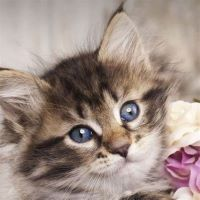
#> input picture images/1.jpg, 200 x 200 px, found by its file name
$ python lab2.py
#> lines starting #> are read from the running program, lines starting #| are printed output that depends on the picture
# 2. 选择一幅图像，分别添加高斯噪声、椒盐噪声，观察对比使用不同大小（3*3及5*5）模板的均值滤波去噪效果；
import cv2
import numpy as np
import matplotlib.pyplot as plt

# 读取图像
image = cv2.imread('images/1.jpg', 0)
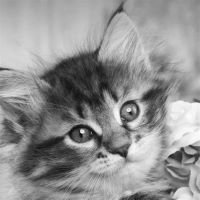
#> image: shape (200, 200); min 7, max 255, mean 146.4

# 添加高斯噪声：出现位置是一定的（每一点上），但噪声的幅值是随机的。
mean = 0
std_dev = 50
gaussian_noise = np.random.normal(mean, std_dev, image.shape)
image_with_gaussian_noise = np.clip(image + gaussian_noise, 0, 255).astype(np.uint8)
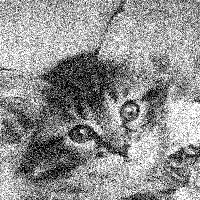
#> image_with_gaussian_noise: shape (200, 200); min 0, max 255, mean 144.9

# 添加椒盐噪声：出现位置是随机的，但噪声的幅值是基本相同的。
salt_vs_pepper_ratio = 0.5
amount = 0.05
salt_vs_pepper_noise = np.random.rand(image.shape[0], image.shape[1])
image_with_salt_pepper_noise = image.copy()
image_with_salt_pepper_noise[salt_vs_pepper_noise < amount] = 0
image_with_salt_pepper_noise[salt_vs_pepper_noise > 1 - amount] = 255
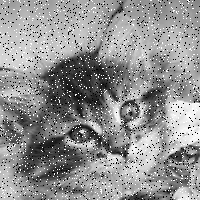
#> image_with_salt_pepper_noise: shape (200, 200); min 0, max 255, mean 144.8

# 均值滤波去噪
image_gaussian_denoised_3x3 = cv2.blur(image_with_gaussian_noise, (3, 3))
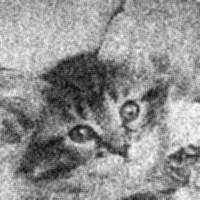
#> image_gaussian_denoised_3x3: shape (200, 200); min 11, max 254, mean 144.9
image_gaussian_denoised_5x5 = cv2.blur(image_with_gaussian_noise, (5, 5))
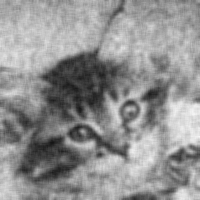
#> image_gaussian_denoised_5x5: shape (200, 200); min 20, max 246, mean 144.9
image_salt_pepper_denoised_3x3 = cv2.blur(image_with_salt_pepper_noise, (3, 3))
image_salt_pepper_denoised_5x5 = cv2.blur(image_with_salt_pepper_noise, (5, 5))
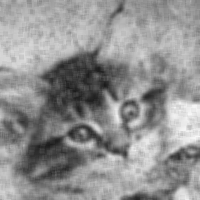
#> image_salt_pepper_denoised_5x5: shape (200, 200); min 26, max 247, mean 144.7

images = [image_with_gaussian_noise , image_gaussian_denoised_3x3, image_gaussian_denoised_5x5,
          image_with_salt_pepper_noise, image_salt_pepper_denoised_3x3, image_salt_pepper_denoised_5x5]
title= ['image_with_gaussian_noise', 'Gaussian Denoised 3x3', 'Gaussian Denoised 5x5',
        'image_with_salt_pepper_noise','Salt & Pepper Denoised 3x3', 'Salt & Pepper Denoised 5x5']
for i in range(0, len(images)):
    plt.subplot(2, 3, i + 1)
    plt.imshow(cv2.cvtColor(images[i], cv2.COLOR_BGR2RGB))
    plt.title(title[i])
#> this loop made 6 passes
plt.show()
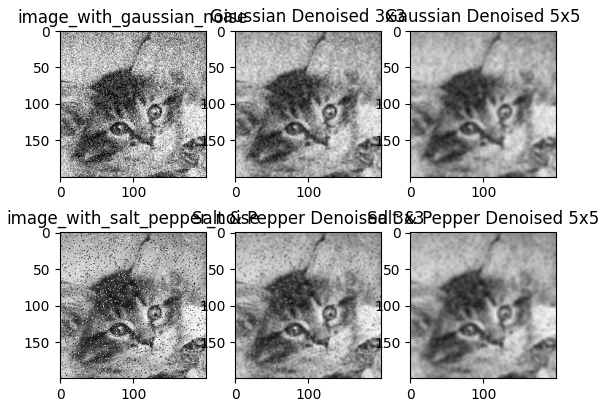
#> figure drawn by matplotlib, 6 panels
